Frame 1 (no input): blank canvas, image omitted
Frame 60 (the mouse pressed at the canvas centre just before this capture): blank canvas, image omitted
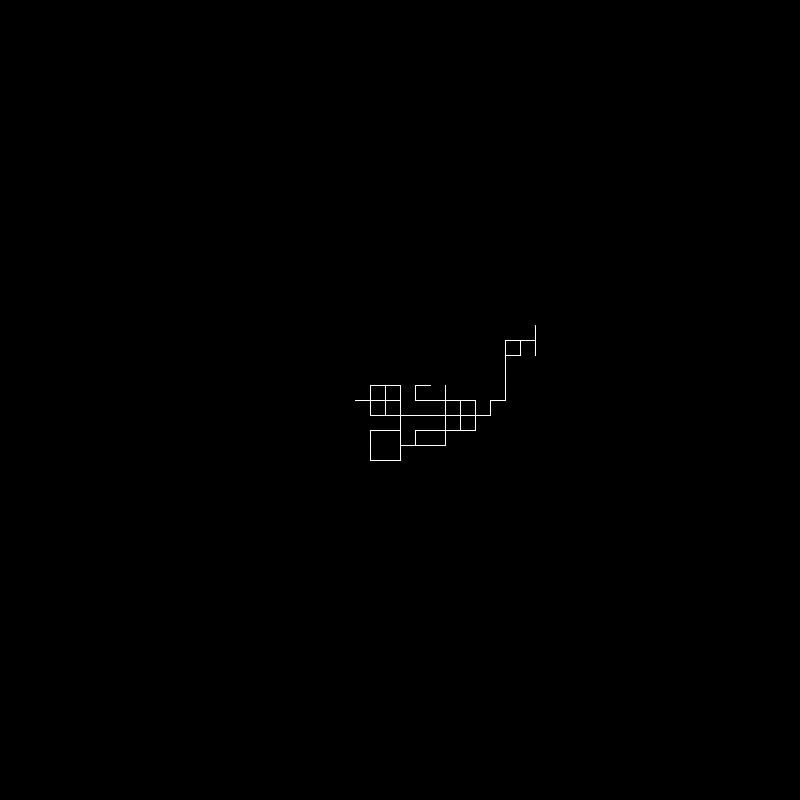
Frame 120 (the mouse held since frame 60 and released just before this capture)

The Processing sketch whose frames 1 and 60 were blank and that drew this single picture after the mouse press (run headless with seeded random() and noise(); from frame 60 on, the mouse is pressed at the canvas centre):

// Processing sketch: LSI_022_randomDrawing
// ── LSI_022_randomDrawing.pde
float posX=800/2; //position
float posY=800/2;

float posXX=800/2; //previous position
float posYY=800/2;

float move=15; // steps to move


void setup(){ 
  size(800,800);
  background(0); 
}

void draw(){ 
 
  float randd = random(8);  // Defining probabilities
  if (randd<2) {posX+=move;};
  if (randd>=2 && randd<4) {posX-=move;};
  if (randd>=4 && randd<6) {posY-=move;};
  if (randd>=6 ) {posY+=move;};
 
  // Checking limits
 if(posX>width) posX=0;
 if(posX<0) posX=width;
 if(posY>height) posY=0;
 if(posY<0) posY=height;
  
  stroke(255);
 
 //Checking distance. It only draw lines, if distance is close
 if(abs(posXX-posX)<200 && abs(posYY-posY)<200 ) line(posXX, posYY, posX, posY);
   
  //updating previous with current position
  posXX=posX;
  posYY=posY;
  
}

void mouseReleased(){
 background(0);  

 
 
 
 }
